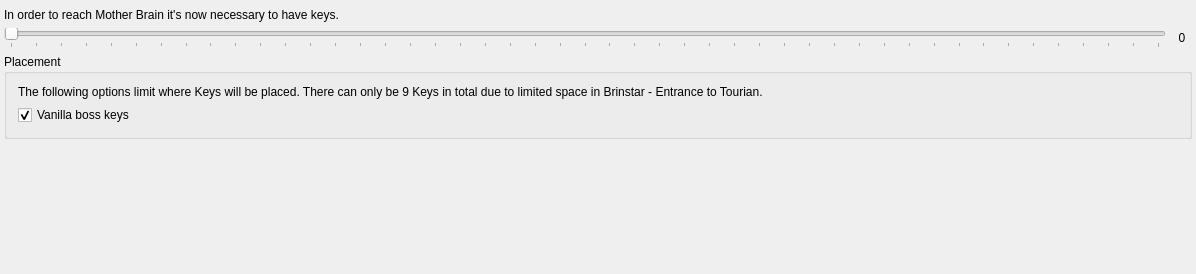
<?xml version="1.0" encoding="UTF-8"?>
<ui version="4.0">
 <class>PresetMetroidGoal</class>
 <widget class="QMainWindow" name="PresetMetroidGoal">
  <property name="geometry">
   <rect>
    <x>0</x>
    <y>0</y>
    <width>1196</width>
    <height>274</height>
   </rect>
  </property>
  <property name="windowTitle">
   <string>Goal</string>
  </property>
  <widget class="QWidget" name="centralWidget">
   <property name="maximumSize">
    <size>
     <width>16777215</width>
     <height>16777215</height>
    </size>
   </property>
   <layout class="QVBoxLayout" name="goal_layout">
    <property name="leftMargin">
     <number>4</number>
    </property>
    <property name="topMargin">
     <number>8</number>
    </property>
    <property name="rightMargin">
     <number>4</number>
    </property>
    <property name="bottomMargin">
     <number>8</number>
    </property>
    <item>
     <widget class="QLabel" name="description_label">
      <property name="text">
       <string>&lt;html&gt;&lt;head/&gt;&lt;body&gt;&lt;p&gt;In order to reach Mother Brain it's now necessary to have keys.&lt;/p&gt;&lt;/body&gt;&lt;/html&gt;</string>
      </property>
      <property name="wordWrap">
       <bool>true</bool>
      </property>
     </widget>
    </item>
    <item>
     <layout class="QHBoxLayout" name="dna_slider_layout">
      <item>
       <widget class="QSlider" name="dna_slider">
        <property name="maximum">
         <number>46</number>
        </property>
        <property name="pageStep">
         <number>2</number>
        </property>
        <property name="orientation">
         <enum>Qt::Horizontal</enum>
        </property>
        <property name="tickPosition">
         <enum>QSlider::TicksBelow</enum>
        </property>
       </widget>
      </item>
      <item>
       <widget class="QLabel" name="dna_slider_label">
        <property name="sizePolicy">
         <sizepolicy hsizetype="Fixed" vsizetype="Fixed">
          <horstretch>0</horstretch>
          <verstretch>0</verstretch>
         </sizepolicy>
        </property>
        <property name="minimumSize">
         <size>
          <width>20</width>
          <height>0</height>
         </size>
        </property>
        <property name="text">
         <string>0</string>
        </property>
        <property name="alignment">
         <set>Qt::AlignCenter</set>
        </property>
       </widget>
      </item>
     </layout>
    </item>
    <item>
     <widget class="QGroupBox" name="placement_group">
      <property name="title">
       <string>Placement</string>
      </property>
      <layout class="QVBoxLayout" name="placement_layout">
       <item>
        <widget class="QLabel" name="placement_label">
         <property name="text">
          <string>&lt;html&gt;&lt;head/&gt;&lt;body&gt;&lt;p&gt;The following options limit where Keys will be placed. There can only be 9 Keys in total due to limited space in Brinstar - Entrance to Tourian.&lt;/p&gt;&lt;/body&gt;&lt;/html&gt;</string>
         </property>
         <property name="wordWrap">
          <bool>true</bool>
         </property>
        </widget>
       </item>
       <item>
        <widget class="QCheckBox" name="vanilla_boss_keys_check">
         <property name="toolTip">
          <string>&lt;html&gt;&lt;head/&gt;&lt;body&gt;&lt;p&gt;This will place only 2 keys and will force the keys on Kraid and Ridley&lt;/p&gt;&lt;/body&gt;&lt;/html&gt;</string>
         </property>
         <property name="text">
          <string>Vanilla boss keys</string>
         </property>
         <property name="checked">
          <bool>true</bool>
         </property>
        </widget>
       </item>
      </layout>
     </widget>
    </item>
    <item>
     <spacer name="spacer">
      <property name="orientation">
       <enum>Qt::Vertical</enum>
      </property>
      <property name="sizeHint" stdset="0">
       <size>
        <width>20</width>
        <height>40</height>
       </size>
      </property>
     </spacer>
    </item>
   </layout>
  </widget>
 </widget>
 <layoutdefault spacing="6" margin="11"/>
 <resources/>
 <connections/>
</ui>
